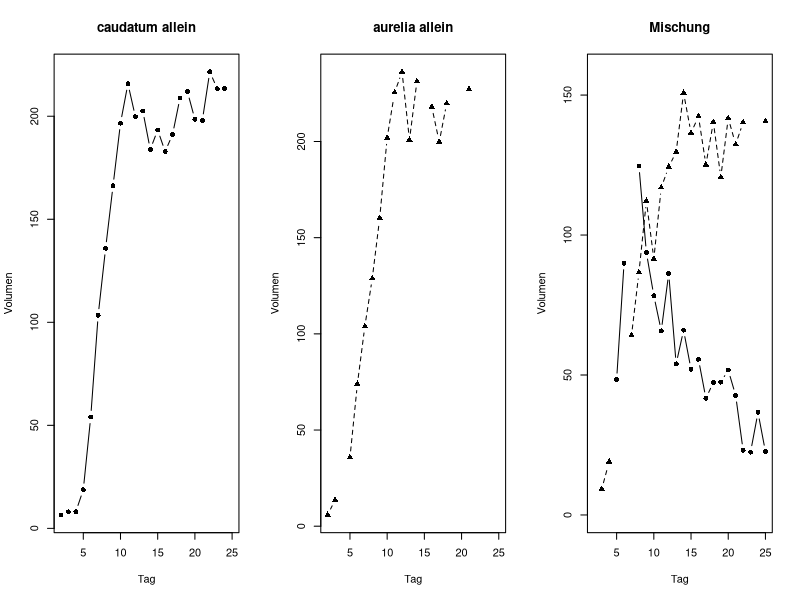
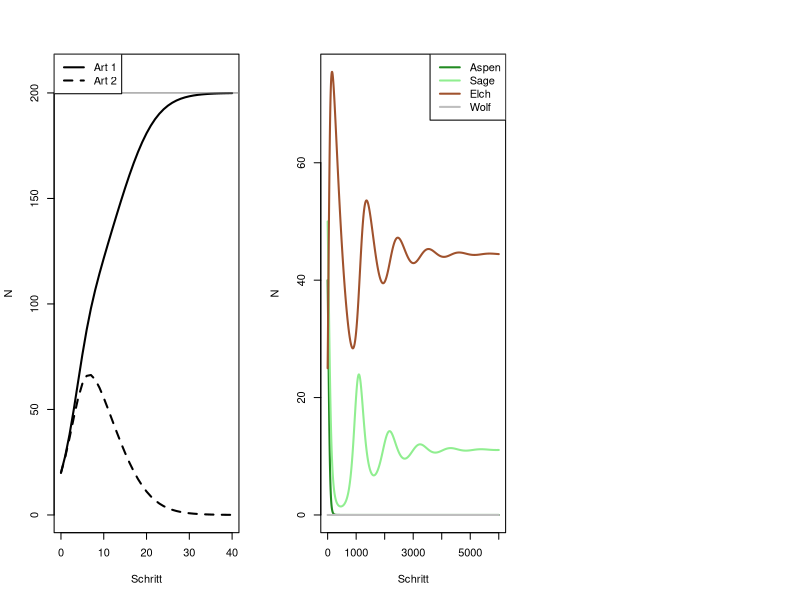

Write the R code that produced these figures, in order.
## ---- chunk 1
# Daten laden
pcaudatum <- read.csv("data/paramecium_caudatum_alone.csv")
paurelia <- read.csv("data/paramecium_aurelia_alone.csv")
mix <- read.csv("data/paramecium_competition.csv")

# Daten darstellen
par(mfrow = c(1, 3)) # um drei Graphen nebeneinander zu haben

# Graph 1)
plot(x = pcaudatum$day, # x-Achse
     y = pcaudatum$volume, # y-Achse
     type = "b", pch = 16, lty = 1, # Art des Graphen - durchgezogene Linie und Punkte
     main = "caudatum allein", xlab = "Tag", ylab = "Volumen") # Achsen- und Titelbeschriftung

# Graph 2)
plot(x = paurelia$day, 
     y = paurelia$volume, 
     type = "b", pch = 17, lty = 2, # Art des Graphen - gestrichelte Linie und Dreiecke
     main = "aurelia allein", xlab = "Tag", ylab = "Volumen")

# Graph 3)
ymax <- max(mix$caudatum, mix$aurelia, na.rm = TRUE) # maximaler erwarteter Wert um die y-Achse zu skalieren
plot(x = mix$day, 
     y = mix$caudatum, 
     type = "b", pch = 16, ylim = c(0, ymax * 1.05),
     main = "Mischung", xlab = "Tag", ylab = "Volumen")
# zusätzliche Linie für Paramecium aurelia
lines(x = mix$day, 
      y = mix$aurelia, 
      type = "b", pch = 17, lty = 2)

## ---- chunk 2
# Funktion um schrittweise die Populationsgrössen zu ermitteln 
next_comp <- function(N1, N2, r1, r2, K1, K2, a12, a21) { # Argumente, die die Funktion braucht, um die gewünschten Schritte durchzuführen
  
  d1 <- r1 * N1 * (1 - (N1 + a12 * N2) / K1) # Differenz in Populationsgrösse der Art 1 von Zeitpunkt t zu t+1
  d2 <- r2 * N2 * (1 - (N2 + a21 * N1) / K2) # Differenz in Populationsgrösse der Art 2 von Zeitpunkt t zu t+1
  
  c(N1 = max(N1 + d1, 0), N2 = max(N2 + d2, 0)) # Veränderung der Populationsgrössen (nie negativ)
}
## ---- chunk 3
# Variabeln und Parameter
T <- 40
N1 <- numeric(T + 1)
N2 <- numeric(T + 1)
N1[1] <- 20     # F3) Anfangsgrösse - ändern!
N2[1] <- 20     # F3) Anfangsgrösse - ändern!
r1 <- 0.5        
r2 <- 0.5
K1 <- 200        
K2 <- 200
a12 <- 1    # F2) Konkurrenzkoeffizient - ändern!
a21 <- 1.5    # F2) Konkurrenzkoeffizient - ändern!

# Schlaufe, die Zeitschritte wiederholt
for (t in 1:T) {
  N1[t + 1] <- next_comp(N1[t], N2[t], r1, r2, K1, K2, a12, a21)[1]
  N2[t + 1] <- next_comp(N1[t], N2[t], r1, r2, K1, K2, a12, a21)[2]
}

# Graph der Daten
plot(0:T, 
     N1,
  type = "l", lwd = 2, lty = 1, # Art des Graphen - dicke durchgezogene Linie
  xlab = "Schritt", ylab = "N",
  ylim = c(0, max(N1, K1) * 1.05)
)
lines(0:T, 
      N2, 
      type = "l", lwd = 2, lty = 2) # Art des Graphen - dicke gestrichelte Linie
# horizontale Linie, um die Tragfähigkeit (Populationsdeckel) hervorzuheben
abline(h = K1, col = "grey50", lty = 1) 
# Legende in einer kleinen Box
legend("topleft", c("Art 1", "Art 2"), lty = 1:2, lwd = 2, bty = "y")

## ---- chunk 4
# Funktion um schrittweise die Populationsgrössen zu ermitteln
next_web <- function(X, rA, rS, K, aAS, aSA, a_elk_aspen, a_elk_sage, eE, mE, a_wolf_elk, eW, mW) {
  A <- X["Aspen"]; S <- X["Sage"]; E <- X["Elch"]; W <- X["Wolf"] # hier speichern wir alle Populationsgrössen in einer Matrix (x) ab; sehen Sie unten, wie diese konstruiert wird
  dA <- rA * A * (1 - (A + aAS * S) / K) - a_elk_aspen * A * E
  dS <- rS * S * (1 - (S + aSA * A) / K) - a_elk_sage * S * E
  dE <- (eE * (a_elk_aspen * A + a_elk_sage * S) * E - mE * E - a_wolf_elk * E * W)
  dW <- eW * a_wolf_elk * E * W - mW * W
  c(Aspen = max(A + dA, 0), Sage = max(S + dS, 0),
    Elch = max(E + dE, 0), Wolf = max(W + dW, 0))
}

# Variabeln und Parameter
T = 6000
X <- matrix(0, T + 1, 4, dimnames = list(NULL, c("Aspen", "Sage", "Elch", "Wolf")))
X[1, ] <- c(Aspen = 40, Sage = 50, Elch = 25, Wolf = 0) # F6) Anfangsgrössen - ändern!
rA = 0.024
rS = 0.020
K = 100
aAS = 0.55
aSA = 0.70
a_elk_aspen = 0.0007
a_elk_sage = 0.0004
eE = 0.45
mE = 0.002
a_wolf_elk = 0.0008
eW = 0.40
mW = 0.006

# Schlaufe, um Zeitschritte zu wiederholen
for (t in 1:T){
    
    X[t + 1, ] <- next_web(X[t, ], rA, rS, K, aAS, aSA, a_elk_aspen, a_elk_sage, eE, mE, a_wolf_elk, eW, mW)
    
} 

# Graph für die Simulationsresultate
plot(
  0:T, X[,"Aspen"],
  type = "l", lwd = 2,
  xlab = "Schritt", ylab = "N",
  col = "forestgreen", 
  ylim = c(0, max(X))
)
lines(0:T, X[,"Sage"], 
      type = "l", lwd = 2, col = "palegreen2")
lines(0:T, X[,"Elch"], 
      type = "l", lwd = 2, col = "sienna")
lines(0:T, X[,"Wolf"], 
      type = "l", lwd = 2, col = "grey")
legend("topright", c("Aspen", "Sage", "Elch", "Wolf"), lwd = 2, col = c("forestgreen", "palegreen2","sienna", "grey" ))
